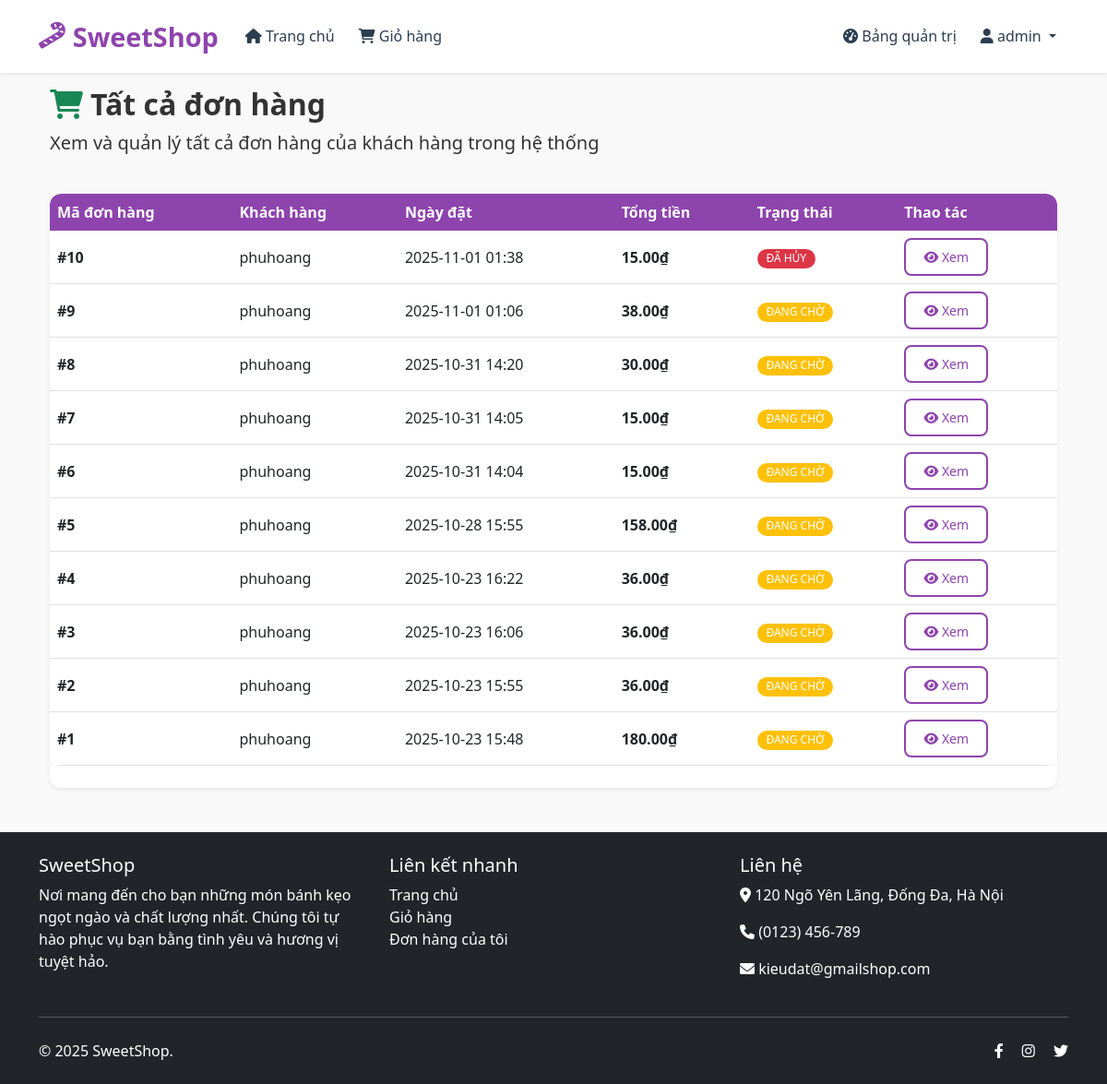
The page /orders (signed in) on the database as committed earlier.
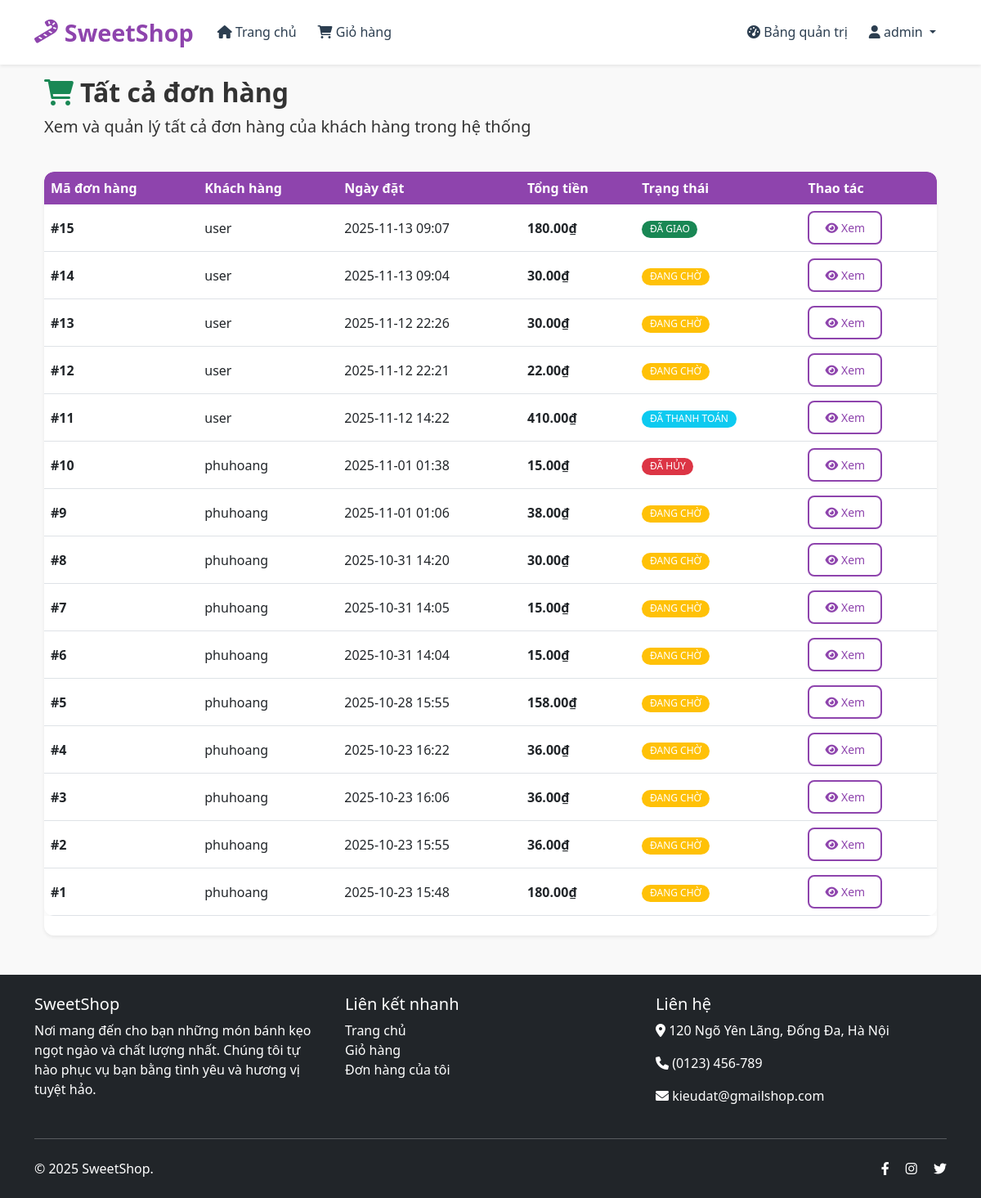
The same page on the database as committed later.
### app/models.py (models this page shows, shortened)
class User(UserMixin, db.Model):
    __tablename__ = 'users'
    id = db.Column(db.Integer, primary_key=True)
    username = db.Column(db.String(80), nullable=False, unique=True)
    password_hash = db.Column(db.String(120), nullable=False)
    role = db.Column(db.String(10), nullable=False, default='USER')  # 'USER' or 'ADMIN'
    created_at = db.Column(db.DateTime, nullable=False, default=datetime.utcnow)
    cart_items = db.relationship('Cart', backref='user', lazy=True, cascade='all, delete-orphan')
    orders = db.relationship('Order', backref='customer', lazy=True, cascade='all, delete-orphan')
    addresses = db.relationship('Address', backref='user', lazy=True, cascade='all, delete-orphan')

class Order(db.Model):
    __tablename__ = 'orders'
    id = db.Column(db.Integer, primary_key=True)
    user_id = db.Column(db.Integer, db.ForeignKey('users.id'), nullable=False)
    order_date = db.Column(db.DateTime, nullable=False, default=datetime.utcnow)
    total_amount = db.Column(db.Numeric(10, 2), nullable=False)
    status = db.Column(db.String(20), nullable=False, default='PENDING')  # PENDING, PAID, SHIPPED, DELIVERED, CANCELLED
    shipping_address_id = db.Column(db.Integer, db.ForeignKey('addresses.id'), nullable=False)
    items = db.relationship('OrderItem', backref='order', lazy=True, cascade='all, delete-orphan')
    shipping_address = db.relationship('Address', backref='orders', lazy=True)

### app/admin/routes.py (the view)
@bp.route('/orders')
@login_required
@admin_required
def orders():
    orders = Order.query.order_by(Order.order_date.desc()).all()
    for order in orders:
        items = order.items  # This loads the order items
        for item in items:
            _ = item.product  # This loads the product for each item
        _ = order.shipping_address  # This loads the shipping address
        _ = order.customer  # This loads the customer information
    return render_template('admin/orders.html', orders=orders)

### app/__init__.py (called while the page is built)
def create_app(config_class=Config):
    app = Flask(__name__)
    app.config.from_object(config_class)
    db.init_app(app)
    login_manager.init_app(app)
    bcrypt.init_app(app)
    migrate = Migrate(app, db)  # Initialize Flask-Migrate
    login_manager.login_view = 'auth.login'
    login_manager.login_message = 'Đăng nhập để truy cập trang này.'
    from app.auth import bp as auth_bp
    app.register_blueprint(auth_bp)
    from app.admin import bp as admin_bp
    app.register_blueprint(admin_bp)
    from app.main import bp as main_bp
    app.register_blueprint(main_bp)
    @login_manager.user_loader
    def load_user(user_id):
        from app.models import User
        return User.query.get(int(user_id))
    return app

### app/templates/admin/orders.html (shortened to what this page needs)
{% extends "base.html" %}
{% block content %}
<div class="container">
    <div class="row mb-4">
        <div class="col-12">
            <h2 class="fw-bold">
                <i class="fas fa-shopping-cart me-2 text-success"></i>Tất cả đơn hàng
            </h2>
            <p class="lead">Xem và quản lý tất cả đơn hàng của khách hàng trong hệ thống</p>
        </div>
    </div>
    {% if orders %}
    <div class="row">
        <div class="col-12">
            <div class="card shadow-sm">
                <div class="card-body p-0">
                    <div class="table-responsive">
                        <table class="table table-hover mb-0">
                            <thead class="table-light">
                                <tr>
                                    <th>Mã đơn hàng</th>
                                    <th>Khách hàng</th>
                                    <th>Ngày đặt</th>
                                    <th>Tổng tiền</th>
                                    <th>Trạng thái</th>
                                    <th>Thao tác</th>
                                </tr>
                            </thead>
                            <tbody>
                                {% for order in orders %}
                                <tr>
                                    <td><strong>#{{ order.id }}</strong></td>
                                    <td>{{ order.customer.username }}</td>
                                    <td>{{ order.order_date.strftime('%Y-%m-%d %H:%M') }}</td>
                                    <td><strong>{{ "%.2f"|format(order.total_amount) }}₫</strong></td>
                                    <td>
                                        <span class="badge
                                            {% if order.status == 'PENDING' %}bg-warning
                                            {% elif order.status == 'PAID' %}bg-info
                                            {% elif order.status == 'SHIPPED' %}bg-primary
                                            {% elif order.status == 'DELIVERED' %}bg-success
                                            {% elif order.status == 'CANCELLED' %}bg-danger
                                            {% else %}bg-secondary{% endif %}">
                                            {% if order.status == 'PENDING' %}ĐANG CHỜ{% elif order.status == 'PAID' %}ĐÃ THANH TOÁN{% elif order.status == 'SHIPPED' %}ĐÃ GỬI{% elif order.status == 'DELIVERED' %}ĐÃ GIAO{% elif order.status == 'CANCELLED' %}ĐÃ HỦY{% else %}KHÁC{% endif %}
                                        </span>
                                    </td>
                                    <td>
                                        <a href="{{ url_for('admin.order_details', order_id=order.id) }}" class="btn btn-sm btn-outline-primary">
                                            <i class="fas fa-eye"></i> Xem
                                        </a>
                                    </td>
                                </tr>
                                {% endfor %}
                            </tbody>
                        </table>
                    </div>
                </div>
            </div>
        </div>
    </div>
    {% endif %}
</div>
{% endblock %}

### app/templates/base.html (shortened to what this page needs)
<!DOCTYPE html>
<html lang="vi">
<head>
    <link href="https://cdn.jsdelivr.net/npm/bootstrap@5.3.0/dist/css/bootstrap.min.css" rel="stylesheet">
    <link rel="stylesheet" href="https://cdnjs.cloudflare.com/ajax/libs/font-awesome/6.0.0/css/all.min.css">
    <link rel="stylesheet" href="{{ url_for('static', filename='css/style.css') }}">
</head>
<body>
    <nav class="navbar navbar-expand-lg navbar-light bg-white fixed-top shadow-sm">
        <div class="container">
            <a class="navbar-brand" href="{{ url_for('main.home') }}">
                <i class="fas fa-candy-cane"></i> SweetShop
            </a>
            <div class="collapse navbar-collapse" id="navbarNav">
                <ul class="navbar-nav me-auto">
                    <li class="nav-item">
                        <a class="nav-link" href="{{ url_for('main.home') }}"><i class="fas fa-home"></i> Trang chủ</a>
                    </li>
                    {% if current_user.is_authenticated %}
                    <li class="nav-item">
                        <a class="nav-link" href="{{ url_for('main.view_cart') }}">
                            <i class="fas fa-shopping-cart"></i> Giỏ hàng
                            {% set cart_count = current_user.cart_items|length %}
                        </a>
                    </li>
                    {% endif %}
                </ul>
                <ul class="navbar-nav">
                    {% if current_user.is_authenticated %}
                        {% if current_user.role == 'ADMIN' %}
                            <li class="nav-item">
                                <a class="nav-link" href="{{ url_for('admin.dashboard') }}">
                                    <i class="fas fa-tachometer-alt"></i> Bảng quản trị
                                </a>
                            </li>
                        {% endif %}
                        <li class="nav-item dropdown">
                            <a class="nav-link dropdown-toggle" href="#" id="navbarDropdown" role="button" data-bs-toggle="dropdown">
                                <i class="fas fa-user"></i> {{ current_user.username }}
                            </a>
                        </li>
                    {% endif %}
                </ul>
            </div>
        </div>
    </nav>
    <div class="container mt-4">
        {% block content %}{% endblock %}
    </div>
    <footer class="footer mt-5 bg-dark text-white py-4">
        <div class="container">
            <div class="row">
                <div class="col-md-4 mb-4 mb-md-0">
                    <h5>SweetShop</h5>
                    <p>Nơi mang đến cho bạn những món bánh kẹo ngọt ngào và chất lượng nhất. Chúng tôi tự hào phục vụ bạn bằng tình yêu và hương vị tuyệt hảo.</p>
                </div>
                <div class="col-md-4 mb-4 mb-md-0">
                    <h5>Liên kết nhanh</h5>
                    <ul class="list-unstyled">
                        <li><a href="{{ url_for('main.home') }}" class="text-white text-decoration-none">Trang chủ</a></li>
                        <li><a href="{{ url_for('main.view_cart') }}" class="text-white text-decoration-none">Giỏ hàng</a></li>
                        <li><a href="{{ url_for('main.my_orders') }}" class="text-white text-decoration-none">Đơn hàng của tôi</a></li>
                    </ul>
                </div>
                <div class="col-md-4">
                    <h5>Liên hệ</h5>
                    <p><i class="fas fa-map-marker-alt"></i> 120 Ngõ Yên Lãng, Đống Đa, Hà Nội</p>
                    <p><i class="fas fa-phone"></i> (0123) 456-789</p>
                    <p><i class="fas fa-envelope"></i> kieudat@gmailshop.com</p>
                </div>
            </div>
            <hr class="my-4">
            <div class="d-flex justify-content-between align-items-center">
                <p class="mb-0">&copy; 2025 SweetShop.</p>
                <div>
                    <a href="#" class="text-white me-3"><i class="fab fa-facebook-f"></i></a>
                    <a href="#" class="text-white me-3"><i class="fab fa-instagram"></i></a>
                    <a href="#" class="text-white"><i class="fab fa-twitter"></i></a>
                </div>
            </div>
        </div>
    </footer>
</body>
</html>

### app/static/css/style.css (style rules this page uses)
:root { --primary-color: #8e44ad; --secondary-color: #3498db; --accent-color: #e74c3c; --light-color: #f8f9fa; --dark-color: #2c3e50; --success-color: #2ecc71; --text-color: #333; --border-color: #e0e0e0; }
body { background-color: #f9f9f9; font-family: 'Segoe UI', Tahoma, Geneva, Verdana, sans-serif; color: var(--text-color); padding-top: 70px; }
.navbar { box-shadow: 0 2px 10px rgba(0, 0, 0, 0.1); background-color: white !important; padding: 0.8rem 0; }
.navbar-brand { font-weight: 700; font-size: 1.8rem; color: var(--primary-color) !important; display: flex; align-items: center; }
.navbar-brand i { margin-right: 8px; }
.navbar-nav .nav-link { font-weight: 500; margin: 0 5px; transition: all 0.3s ease; color: var(--dark-color) !important; }
.card { border: none; border-radius: 12px; overflow: hidden; transition: all 0.3s ease; box-shadow: 0 4px 15px rgba(0, 0, 0, 0.08); margin-bottom: 1.5rem; height: 100%; }
.btn { border-radius: 8px; padding: 0.5rem 1.2rem; font-weight: 500; transition: all 0.3s ease; border: none; }
.btn-outline-primary { border: 2px solid var(--primary-color); color: var(--primary-color); }
.table { background: white; border-radius: 12px; overflow: hidden; box-shadow: 0 4px 15px rgba(0, 0, 0, 0.05); }
.table th { background-color: var(--primary-color); color: white; font-weight: 600; border: none; }
.table td { vertical-align: middle; }
.badge { border-radius: 20px; padding: 0.4em 0.8em; font-weight: 500; }
.footer { background: var(--dark-color); color: white; padding: 3rem 0 1.5rem; margin-top: 4rem; }
.footer a { color: #bbb; transition: color 0.3s ease; }

Rows that differ between the two databases and show on the page:
added Order: id "15", customer.username "user", order_date "2025-11-13 09:07", total_amount "180.00", status "ĐÃ GIAO"
added Order: id "14", customer.username "user", order_date "2025-11-13 09:04", total_amount "30.00", status "ĐANG CHỜ"
added Order: id "13", customer.username "user", order_date "2025-11-12 22:26", total_amount "30.00", status "ĐANG CHỜ"
added Order: id "12", customer.username "user", order_date "2025-11-12 22:21", total_amount "22.00", status "ĐANG CHỜ"
added Order: id "11", customer.username "user", order_date "2025-11-12 14:22", total_amount "410.00", status "ĐÃ THANH TOÁN"
